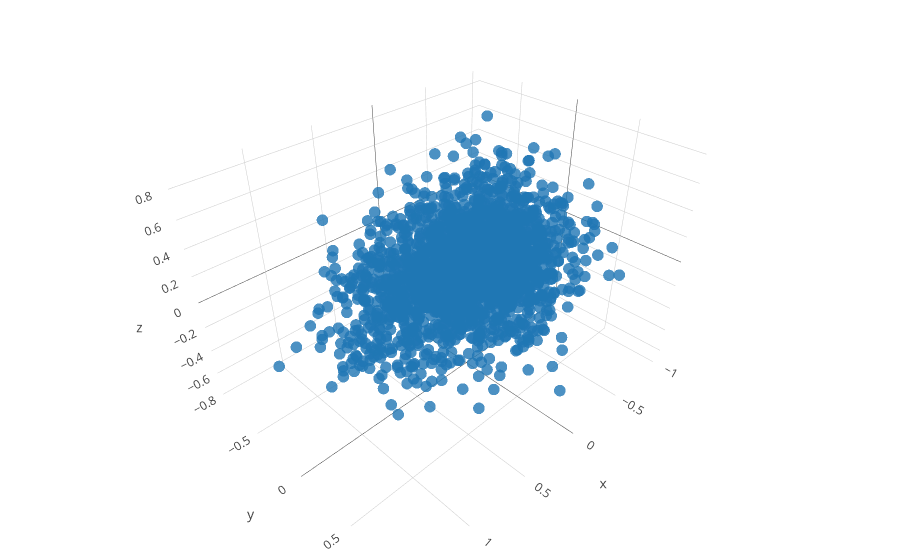

Notebook code for this chart:
### Code cell
#### Let's plot the first 3 coordinates nonetheless.
####
fig_data= [go.Scatter3d(
        x = features[:,0],
        y = features[:,1],
        z = features[:,2],
        mode= "markers",
        text= ['a: {}; b: {}, L: {}; index = {}'.format(background[k,0],background[k,1],background[k,2], k) for k in range(background.shape[0])],
        marker= {
        'line': {'width': 0},
        'size': 4,
        'symbol': 'circle',
      "opacity": .8
      }
    )]


layout = go.Layout(
    margin=dict(
        l=0,
        r=0,
        b=0,
        t=0
    )
)

fig = go.Figure(data=fig_data, layout=layout)
iplot(fig)

### Figure 1 — Plotly figure (JSON) as saved in the notebook; plotly's stock layout.template omitted (floating-point values rounded to 4 significant figures; data arrays with more than 128 entries replaced by an {"elided": "..."} marker saying what was removed)
{"data": [{"marker": {"line": {"width": 0}, "opacity": 0.8, "size": 4, "symbol": "circle"}, "mode": "markers", "text": {"elided": "400 str values"}, "type": "scatter3d", "uid": "91c3c6a3-b6b3-44be-8e3f-76ff2e375e82", "x": {"elided": "2000 float values"}, "y": {"elided": "2000 float values"}, "z": {"elided": "2000 float values"}}], "layout": {"margin": {"b": 0, "l": 0, "r": 0, "t": 0}}}
